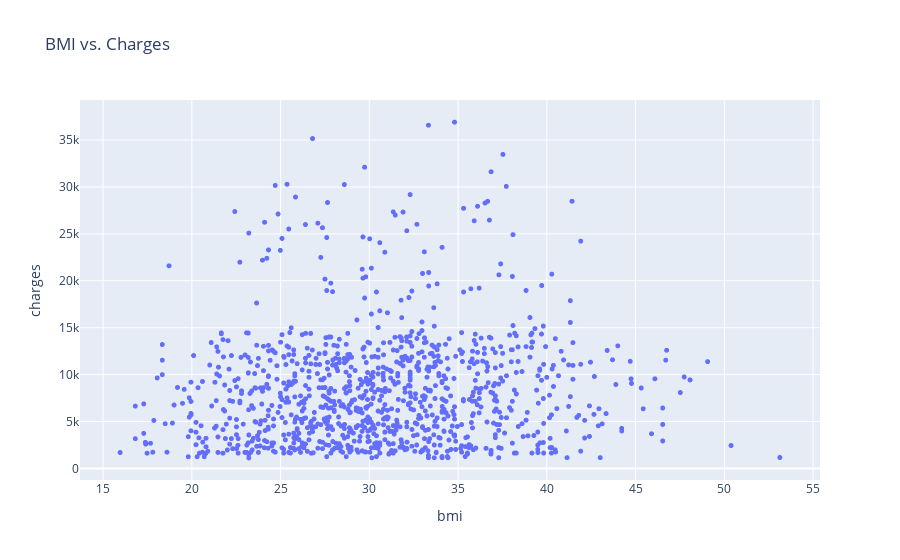

Here is the notebook cell this chart was saved with:
### Code cell
fig = px.scatter(non_smoker_df, x='bmi', y='charges', title='BMI vs. Charges')
fig.update_traces(marker_size=5)
fig.show()

### Figure 1 — Plotly figure (JSON) as saved in the notebook; plotly's stock layout.template omitted (floating-point values rounded to 4 significant figures; data arrays with more than 128 entries replaced by an {"elided": "..."} marker saying what was removed)
{"data": [{"hovertemplate": "bmi=%{x}<br>charges=%{y}<extra></extra>", "legendgroup": "", "marker": {"color": "#636efa", "size": 5, "symbol": "circle"}, "mode": "markers", "name": "", "showlegend": false, "type": "scattergl", "x": {"elided": "1064 float values"}, "xaxis": "x", "y": {"elided": "1064 float values"}, "yaxis": "y"}], "layout": {"legend": {"tracegroupgap": 0}, "title": {"text": "BMI vs. Charges"}, "xaxis": {"anchor": "y", "domain": [0, 1], "title": {"text": "bmi"}}, "yaxis": {"anchor": "x", "domain": [0, 1], "title": {"text": "charges"}}}}
